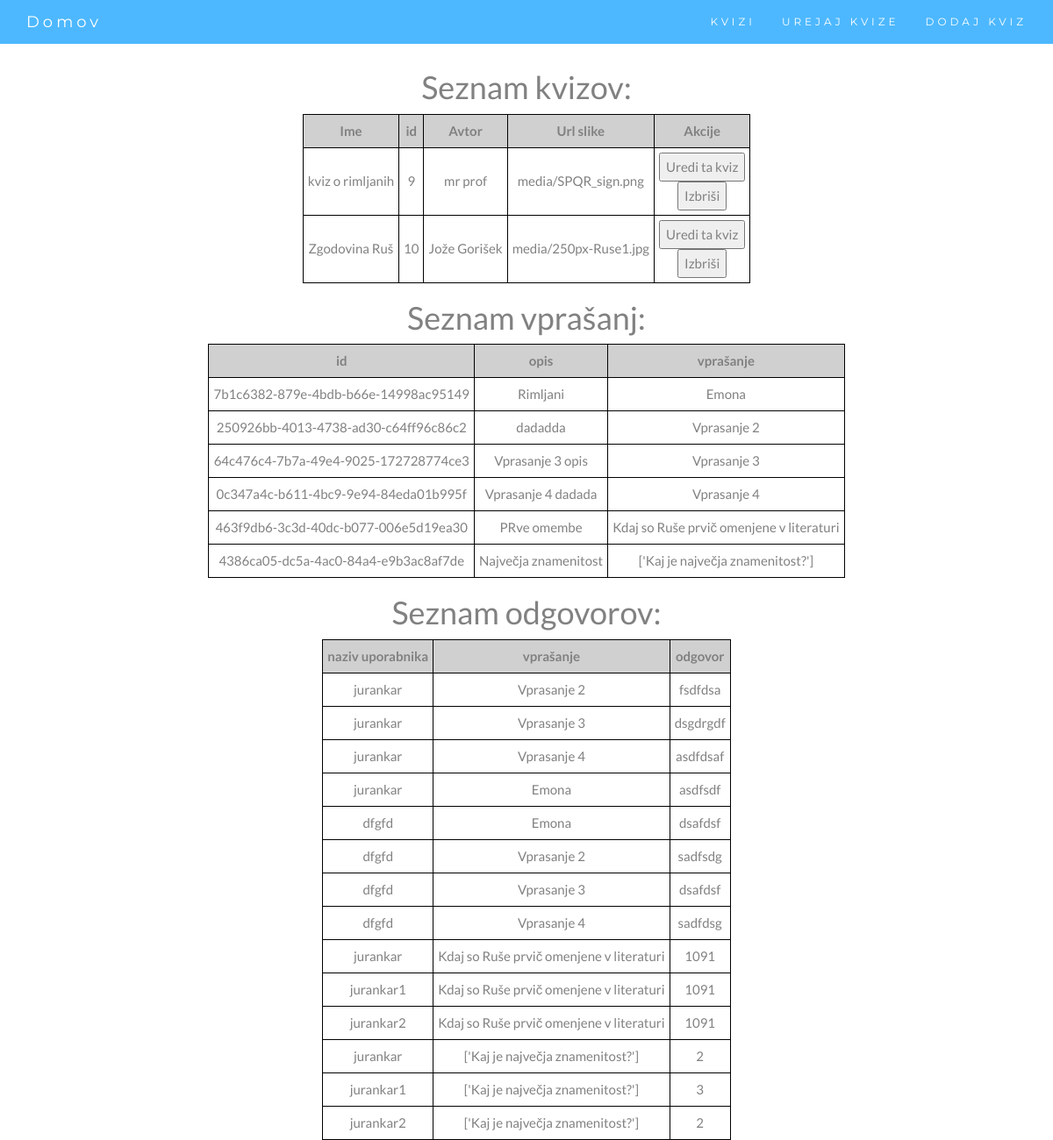
/quiz_manager, run on an earlier commit of the app's database.
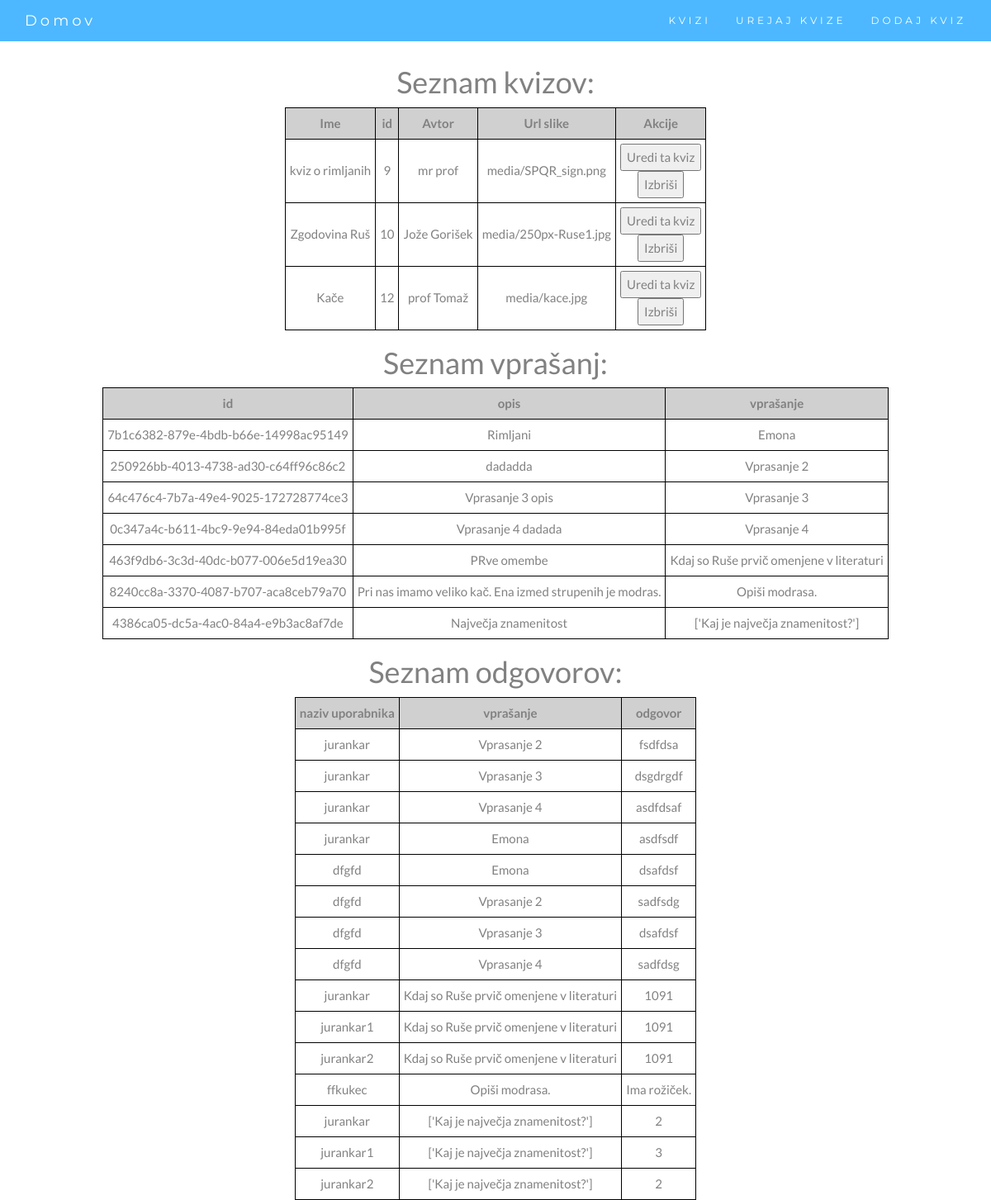
And on a later commit of the database.
### webapp/models.py (models this page shows)
class dbQuiz(models.Model):
    id = models.BigAutoField(primary_key=True)
    name = models.CharField(max_length=200, default="Kviz 1")
    author = models.CharField(max_length=200)
    password = models.CharField(max_length=200, default="hec") # geslo za kviz (da ni vsak kviz dostopen vsakomur)   --> Can we remove this?
    datoteka = models.FileField(upload_to='media/')
    created_at = models.DateTimeField(auto_now_add=True)
    updated_at = models.DateTimeField(auto_now=True)

class OpisnoModel(models.Model):
    id = models.UUIDField(primary_key=True, default=uuid.uuid4, editable=False)
    leto = models.IntegerField(default=0)
    kviz = models.ForeignKey(dbQuiz, on_delete=CASCADE, null=True)
    opis = models.CharField(max_length=1000)
    longitude = models.FloatField() # koordinate za leaflet (bomo spremenili na koncu)
    latitude = models.FloatField()
    vprasanje = models.CharField(max_length=1000) # seznam vprašanj, odvisno od tipa

class IzberiOdgovorModel(models.Model):
    id = models.UUIDField(primary_key=True, default=uuid.uuid4, editable=False)
    leto = models.IntegerField(default=0)
    kviz = models.ForeignKey(dbQuiz, on_delete=CASCADE, null=True)
    opis = models.CharField(max_length=1000)
    longitude = models.FloatField() # koordinate za leaflet (bomo spremenili na koncu)
    latitude = models.FloatField()
    vprasanje = models.CharField(max_length=100)
    odgovor1 = models.CharField(max_length=100, default="nan")
    odgovor2 = models.CharField(max_length=100, default="nan")
    odgovor3 = models.CharField(max_length=100, default="nan")
    odgovor4 = models.CharField(max_length=100, default="nan")
    odgovor5 = models.CharField(max_length=100, default="nan")
    pravilni_odgovor = models.IntegerField() # številka pravilnega odgovora

class OdgovorOpisnoModel(models.Model):
    id = models.UUIDField(primary_key=True, default=uuid.uuid4, editable=False)
    user = models.CharField(max_length=30)
    vprasanje = models.ForeignKey(OpisnoModel, on_delete=CASCADE)
    odgovori = models.CharField(max_length=1000)

class OdgovorIzberiOdgovorModel(models.Model):
    id = models.UUIDField(primary_key=True, default=uuid.uuid4, editable=False)
    user = models.CharField(max_length=30)
    vprasanje = models.ForeignKey(IzberiOdgovorModel, on_delete=CASCADE)
    odgovori = models.CharField(max_length=1000)

### webapp/views.py (the view)
# urls.py: path('quiz_manager', views.quiz_manager, name='question_manager'),
def quiz_manager(request,kviz=None):
    try:
        kvizi = dbQuiz.objects.all()
    except:
        kvizi = []
    vprasanja = []
    vprasanja += OpisnoModel.objects.all()
    vprasanja += PravilnoNepravilnoModel.objects.all()
    vprasanja += IzberiOdgovorModel.objects.all()
    odgovori = []
    odgovori += OdgovorOpisnoModel.objects.all()
    odgovori += OdgovorPravilnoNepravilnoModel.objects.all()
    odgovori += OdgovorIzberiOdgovorModel.objects.all()
    return render(request, "quiz_manager.html", {'kvizi': kvizi, 'vprasanja': vprasanja, 'odgovori': odgovori})

### templates/quiz_manager.html (shortened to what this page needs)
{% extends "skeleton.html" %}
{% block content %}
    <h1>Seznam kvizov:</h1>
    <table style="border: 1px solid black;">
        <tr>
            <th>Ime</th>
            <th>id</th>
            <th>Avtor</th>
            <th>Url slike</th>
            <th>Akcije</th>
        </tr>
        {% for i in kvizi %}
            <tr>
                <td>{{i.name}}</td>
                <td>{{i.id}}</td>
                <td>{{i.author}}</td>
                <td>{{i.datoteka}}</td>
                <td>
                    <form action="/quiz_manager/{{i.id}}/" method="get">
                        <input type="submit" value="Uredi ta kviz">
                    </form>
                    <form action="/delete_quiz/{{i.id}}/" method="post">
                        <input type="submit" value="Izbriši">
                    </form>
                </td>
            </tr>
        {%endfor%}
    </table>
    <table>
        <h1>Seznam vprašanj:</h1>
        <tr>
            <th>id</th>
            <th>opis</th>
            <th>vprašanje</th>
        </tr>
            {% for j in vprasanja %}
            <tr>
                <td>{{j.id}}</td>
                <td>{{j.opis}}</td>
                <td>{{j.vprasanje}}</td>
            </tr>
        {%endfor%}
    </table>
    <table>
        <h1>Seznam odgovorov:</h1>
        <tr>
            <th>naziv uporabnika</th>
            <th>vprašanje</th>
            <th>odgovor</th>
        </tr>
            {% for j in odgovori %}
            <tr>
                <td>{{j.user}}</td>
                <td>{{j.vprasanje.vprasanje}}</td>
                <td>{{j.odgovori}}</td>
            </tr>
            {%endfor%}
    </table>
{% endblock content %}

What changed in the data, as far as the page shows it:
added dbQuiz: name "Kače", id "12", author "prof Tomaž", datoteka "media/kace.jpg"
added OpisnoModel: id "8240cc8a-3370-4087-b707-aca8ceb79a70", opis "Pri nas imamo veliko kač. Ena izmed strupenih je modras.", vprasanje "Opiši modrasa."
added OdgovorOpisnoModel: user "ffkukec", vprasanje.vprasanje "Opiši modrasa.", odgovori "Ima rožiček."
